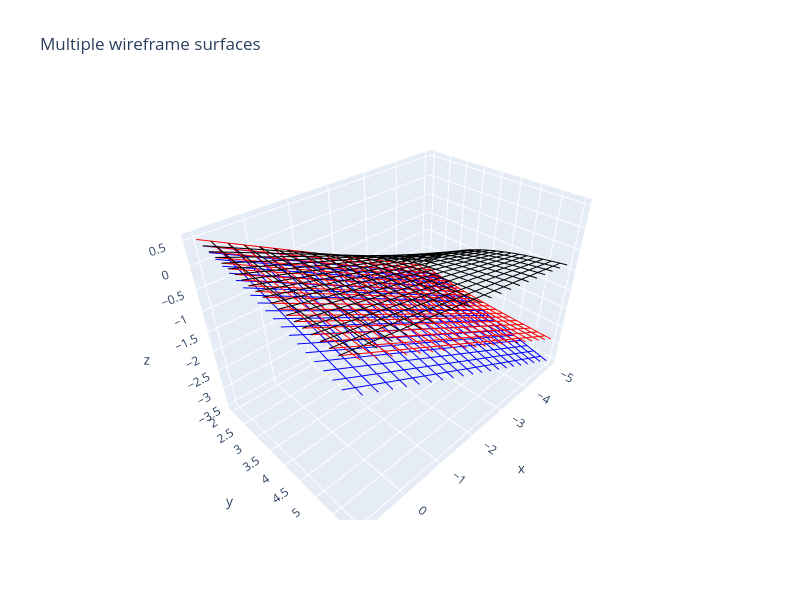

Here is the notebook cell this chart was saved with:
### Code cell
z_mul_y((-5, 1), (2, 6))
x_div_y((-5, 1), (2, 6))

x = np.linspace(-5,1, 100) #v105
y = np.linspace(2,6, 100) #v112 z136 exp()
X, Y = np.meshgrid(x, y)
Z = X / Y
z1= 0.16666666666666666 * X +  0.4166666666666667 * Y - 2.5
z2= 0.5 * X +  -0.25 * Y +  0.5


z3= 0.16666666666666666 * X -  5 * 1/Y + 0.8333333333333333
z4= 0.5 * X +  1 * 1/Y -  0.5
plot_wireframe(X, Y, Z,z1,z2,z3,z4,True,False,True,False,True)
